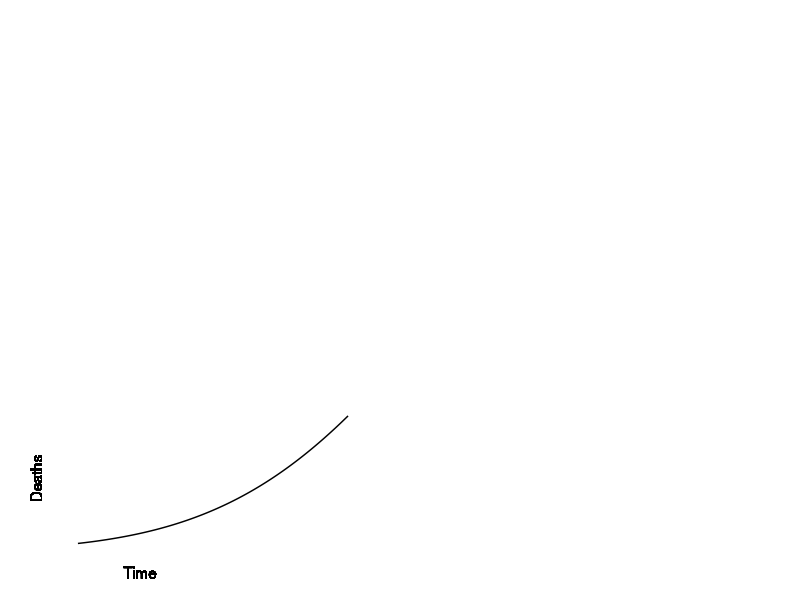
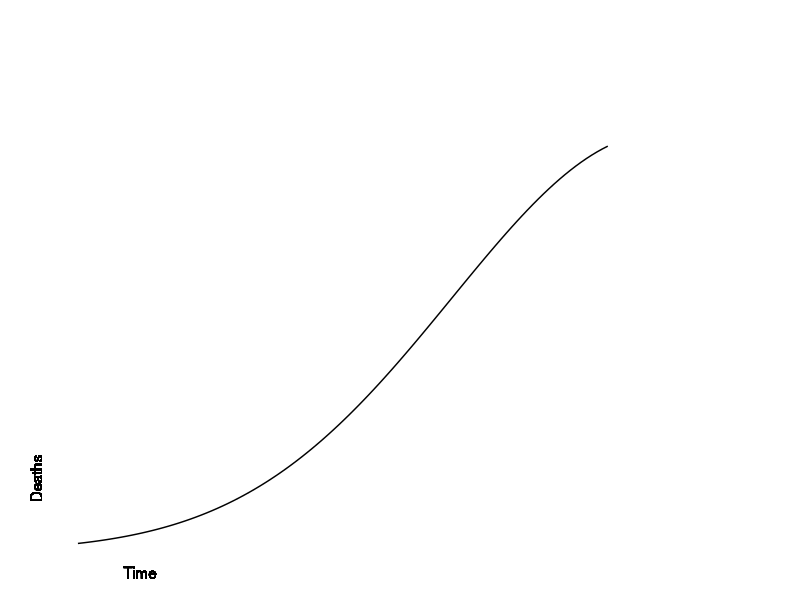
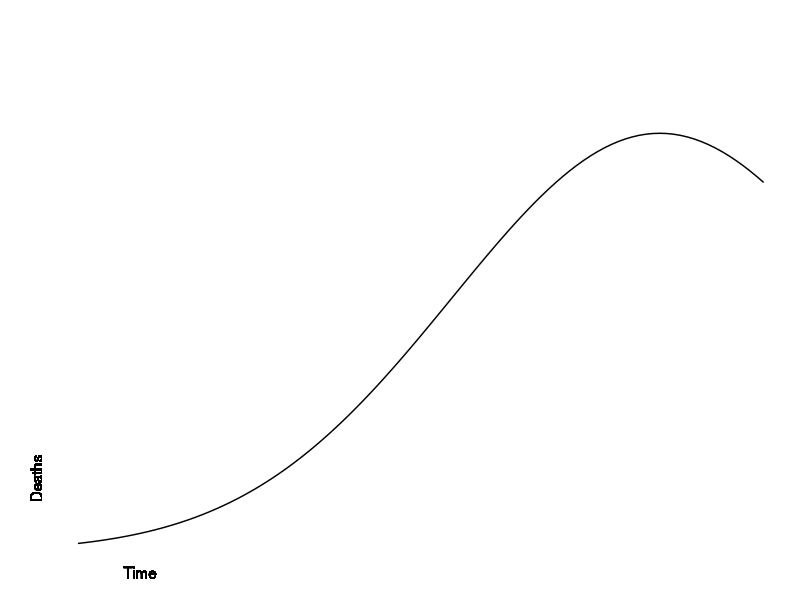

Here is the R script that generated these plots, in order:
## ---- chunk 1
suppressMessages(suppressWarnings(library(tidyverse)))
data.frame(
  x <- seq(-2.8, -1.5, length=100),
  y <- dnorm(x)) %>%
  ggplot(aes(x, y)) +
    geom_line() + 
    theme_void() + 
    expand_limits(x=c(-3, 0.5)) +
    expand_limits(y=c(-0.02, pnorm(0))) +
    geom_text(x=-2.5, y=-0.02, label="Time") +
    geom_text(x=-3, y=0.07, angle=90, label="Deaths")
## ---- chunk 2
data.frame(
  x <- seq(-2.8, -0.25, length=100),
  y <- dnorm(x)) %>%
  ggplot(aes(x, y)) +
    geom_line() + 
    theme_void() + 
    expand_limits(x=c(-3, 0.5)) +
    expand_limits(y=c(-0.02, pnorm(0))) +
    geom_text(x=-2.5, y=-0.02, label="Time") +
    geom_text(x=-3, y=0.07, angle=90, label="Deaths")
## ---- chunk 3
data.frame(
  x <- seq(-2.8, 0.5, length=100),
  y <- dnorm(x)) %>%
  ggplot(aes(x, y)) +
    geom_line() + 
    theme_void() + 
    expand_limits(x=c(-3, 0.5)) +
    expand_limits(y=c(-0.02, pnorm(0))) +
    geom_text(x=-2.5, y=-0.02, label="Time") +
    geom_text(x=-3, y=0.07, angle=90, label="Deaths")
